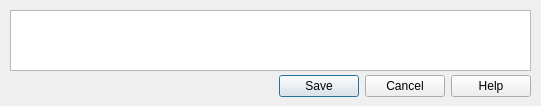
<?xml version="1.0" encoding="UTF-8"?>
<ui version="4.0">
 <class>Dialog</class>
 <widget class="QDialog" name="Dialog">
  <property name="geometry">
   <rect>
    <x>0</x>
    <y>0</y>
    <width>541</width>
    <height>106</height>
   </rect>
  </property>
  <property name="minimumSize">
   <size>
    <width>541</width>
    <height>106</height>
   </size>
  </property>
  <property name="maximumSize">
   <size>
    <width>541</width>
    <height>106</height>
   </size>
  </property>
  <property name="windowTitle">
   <string>Film Edit</string>
  </property>
  <widget class="QDialogButtonBox" name="buttonBox">
   <property name="geometry">
    <rect>
     <x>190</x>
     <y>70</y>
     <width>341</width>
     <height>32</height>
    </rect>
   </property>
   <property name="orientation">
    <enum>Qt::Horizontal</enum>
   </property>
   <property name="standardButtons">
    <set>QDialogButtonBox::Cancel|QDialogButtonBox::Help|QDialogButtonBox::Save</set>
   </property>
  </widget>
  <widget class="QTableView" name="tableView">
   <property name="geometry">
    <rect>
     <x>10</x>
     <y>10</y>
     <width>521</width>
     <height>61</height>
    </rect>
   </property>
  </widget>
 </widget>
 <resources/>
 <connections>
  <connection>
   <sender>buttonBox</sender>
   <signal>accepted()</signal>
   <receiver>Dialog</receiver>
   <slot>accept()</slot>
   <hints>
    <hint type="sourcelabel">
     <x>248</x>
     <y>254</y>
    </hint>
    <hint type="destinationlabel">
     <x>157</x>
     <y>274</y>
    </hint>
   </hints>
  </connection>
  <connection>
   <sender>buttonBox</sender>
   <signal>rejected()</signal>
   <receiver>Dialog</receiver>
   <slot>reject()</slot>
   <hints>
    <hint type="sourcelabel">
     <x>316</x>
     <y>260</y>
    </hint>
    <hint type="destinationlabel">
     <x>286</x>
     <y>274</y>
    </hint>
   </hints>
  </connection>
 </connections>
</ui>
